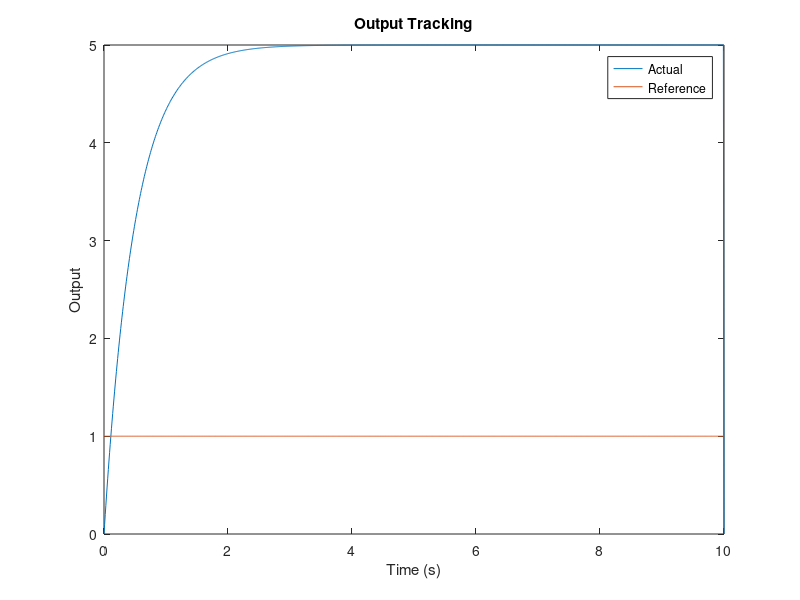
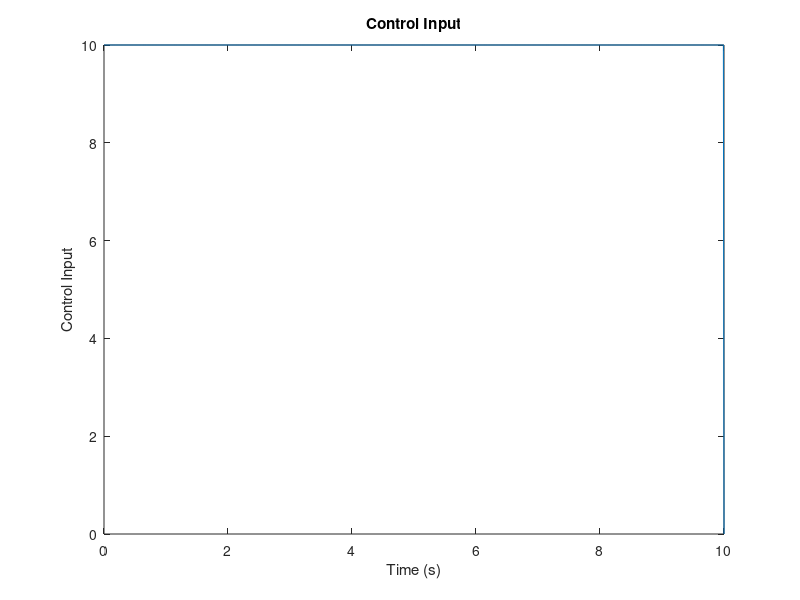

Recreate these plots in MATLAB, in order.
% Define the system dynamics
A = -2;
B = 1;
C = 1;
D = 0;

% Define the reference model dynamics
Am = -4;
Bm = 1;
Cm = 1;
Dm = 0;

% Define the initial state of the system
x0 = 0;

% Define the state-feedback gain
K = -1;

% Define the adaptive controller gain
K1 = 0;

% Define the adaptive law gain
Gamma = 10;
Lambda = 1;

% Define the simulation time
t = 0:0.01:10;

% Define the reference signal
r = 1*ones(size(t));

% Set the initial reference state
x_ref = 0;

% Define the tracking error and its derivative
e = zeros(1, length(t));
de = zeros(1, length(t));

% Define the state, input, and output
x = zeros(1, length(t));
u = zeros(1, length(t));
y = zeros(1, length(t));

% Set the initial state of the system
x(1) = x0;

% Simulate the system
for i = 1:length(t)-1
    % Compute the tracking error and its derivative
    e(i) = x_ref - x(i);
    de(i) = 0 - C*(x(i) - x_ref);
    
    % Compute the state-feedback control input
    u_fb = K*x(i);
    
    % Compute the adaptive control input
    u_ad = K1*r(i) + Gamma*r(i) - Lambda*de(i);
    
    % Compute the total control input
    u(i) = u_fb + u_ad;
    
    % Simulate one time step
    x_dot = A*x(i) + B*u(i);
    x(i+1) = x(i) + x_dot*0.01;
    
    % Compute the system output
    y(i) = C*x(i);
end

% Plot the results
figure
plot(t, y, t, r)
xlabel('Time (s)')
ylabel('Output')
legend('Actual', 'Reference')
title('Output Tracking')

figure
plot(t, u)
xlabel('Time (s)')
ylabel('Control Input')
title('Control Input')
